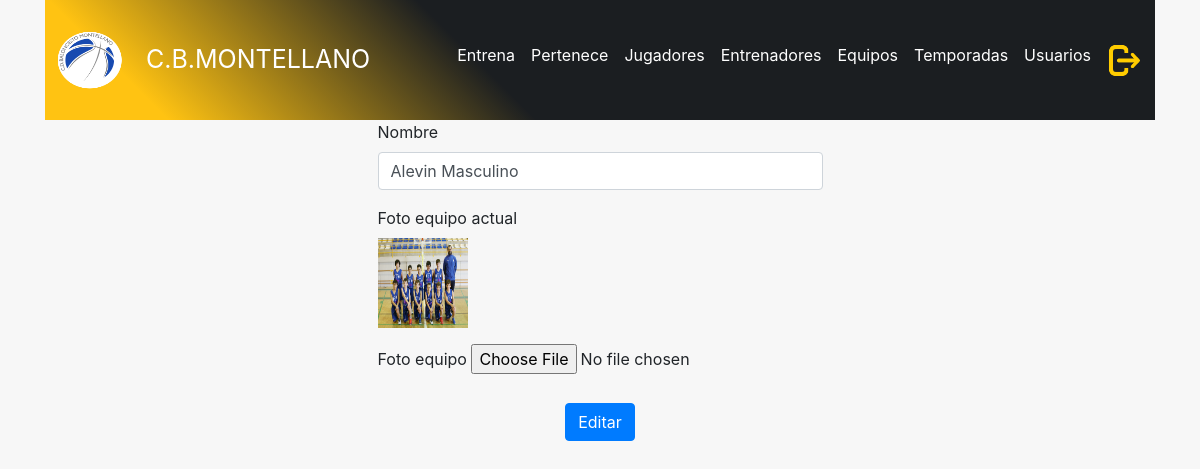
Screenshot of /admin/editarequipo.php?id=13 (signed in) with the database file from the repository.
### tables this page shows
CREATE TABLE `equipo` (
  `idequipo` int(11) unsigned NOT NULL AUTO_INCREMENT,
  `nombre` varchar(100) NOT NULL,
  `foto` varchar(300) DEFAULT NULL,
  PRIMARY KEY (`idequipo`)
);

### admin/editarequipo.php (the view, shortened to what this page needs)
<!DOCTYPE html>
<html lang="es">
<head>
  <link rel="stylesheet" href="https://stackpath.bootstrapcdn.com/bootstrap/4.2.1/css/bootstrap.min.css">
  <link rel="stylesheet" type="text/css" href="../header/header.css">
  <link rel="stylesheet" type="text/css" href="style.css">
  <link href="//maxcdn.bootstrapcdn.com/font-awesome/4.2.0/css/font-awesome.min.css" rel="stylesheet">
</head>
<body>
<div class="container">
<?php
    include_once "../header/headeradmin.php";
?>
        <?php
        $connection = new mysqli("localhost", "juan", "2asirtriana", "cbmontellano");
        $connection->set_charset("utf8");
    ?>
      <?php if (!isset($_POST["nom"])) : ?>
       <?php
     $query="SELECT * from equipo WHERE idequipo='".$_GET['id']."'";
    if ($result = $connection->query($query)) {
        $obj = $result->fetch_object();
    }
    ?>
<form action="editarequipo.php" method="post" enctype="multipart/form-data">
  <div class="row justify-content-center">
    <div class="col-md-5">
  <div class="form-group">
    <label id="camposregistro">Nombre</label>
    <input type="text" class="form-control" name="nom" value="<?php echo "$obj->nombre" ?>" required>
  </div>
  <div class="form-group">
    <label id="camposregistro">Foto equipo actual</label>
    <br>
    <img src='<?php echo $obj->foto; ?>' width='90px' height='90px'id='fotojugador2'/>
  </div>
  <div>
    <label id="camposregistro">Foto equipo</label>
    <input type="file" name="image"/>
  </div>
  <br>
  <div class="row justify-content-center">
  <button type="submit" class="btn btn-primary">Editar</button>
</div>
</div>
</div>
</form>
<?php endif ?>
</div>
</body>
</html>

### header/header.css (style rules this page uses)
body { margin: 0; font-family: -apple-system,BlinkMacSystemFont,"Segoe UI",Roboto,"Helvetica Neue",Arial,sans-serif; font-size: 1rem; font-weight: 400; line-height: 1.5; color: #212529; background-color: #f7f7f7; }

### rows the page displays
equipo: nom "Alevin Masculino", foto (picture)
